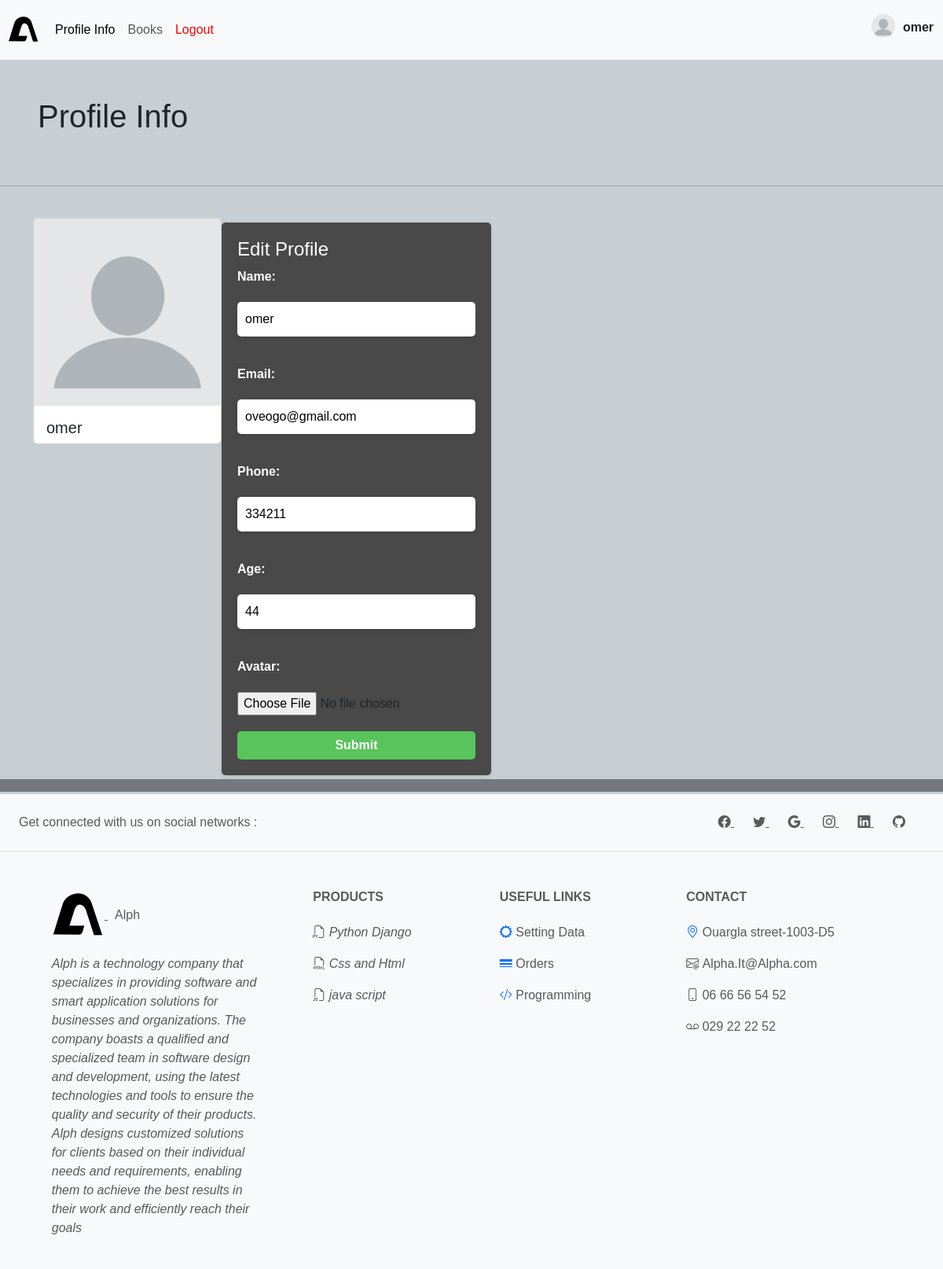
Screenshot of /profile/ (signed in) with the database file from the repository.
### bookstore/models.py (models this page shows, shortened)
class Customer(models.Model):
    user = models.OneToOneField(User, null=True , on_delete = models.CASCADE)
    name = models.CharField(max_length=190, null=True)
    email =  models.CharField(max_length=190, null=True)
    phone  =  models.CharField(max_length=190, null=True)
    age  =  models.CharField(max_length=190, null=True)
    avatar = models.ImageField(blank=True,null=True,default="user.png")
    date_created =models.DateTimeField(auto_now_add=True, null=True)

### bookstore/views.py (the view)
# urls.py: path('profile/',views.profileInfo,name="profile_info"),
@login_required(login_url='/login')
def profileInfo(request):
    customer = request.user.customer
    form= Customerform(instance=customer)
    if request.method == 'POST':
       form = Customerform(request.POST,request.FILES, instance=customer)
       if form.is_valid():
           form.save()
           return redirect('/profile')
    context = {'form':form}
    return render(request,'bookstore/profile_info.html',context)

### bookstore/forms.py
class Customerform(ModelForm):
    class Meta:
        model = Customer
        fields = '__all__'
        exclude = ['user','status']

### bookstore/templates/bookstore/profile_info.html (shortened to what this page needs)
{% extends 'bookstore/main.html' %}
{% block conntnt %}
<h1 class="p-5">Profile Info</h1>
<hr>
<div class="container d-flex">
   <div class="card mt-4" style="width: 15rem; height:18rem;">
    {% if request.user.customer.avatar %}
          <img src="{{request.user.customer.avatar.url}}" class="card-img-top" alt="...">
     {% else %}
     <img class="card-img-top" alt="...">
    {% endif %}
    <div class="card-body">
      <h5 class="card-title">{{request.user.customer.name}}</h5>
    </div>
   </div>
    <div>
      <form method="POST"  action="" enctype="multipart/form-data">
        <h4 style="color:white">Edit Profile</h4>
        {{form.as_p}}
        <button type="submit" class="btn btn-primary">Submit</button>
      </div>
</div>
{% endblock conntnt %}

### bookstore/templates/bookstore/navbar.html (shortened to what this page needs)
{% load static %}
<nav class="navbar navbar-expand-lg bg-body-tertiary" style="
   background-color: red ;
">
    <div>
      <a href="#" target="_blank" class="" style="margin-left:10px">
        <image src="{% static 'images/icons8-alpha-67.png' %}" width"40" height="40">
       </a>
    </div>
    <div class="container-fluid">
      <div class="collapse navbar-collapse" id="navbarSupportedContent">
        <ul class="navbar-nav me-auto mb-2 mb-lg-0">
          <li class="nav-item">
            <a class="nav-link active" aria-current="page" href="{% url 'profile_info'%}">Profile Info</a>
          </li>
          <li class="nav-item">
            <a class="nav-link" href="{% url 'books'%}">Books</a>
          </li>
          <li class="nav-item">
            <a class="nav-link" href="{% url 'logout'%}" style="color:red">Logout</a>
          </li>
        </ul>
        <div style="display:flex;margin-bottom:20px ;margin-right:10px;margin-top:10px">
          {% if request.user.customer.avatar %}
          <img src="{{ request.user.customer.avatar.url }}" width="30" height="30" class="rounded-circle">
          {% else %}
          <img src="{% static 'images/user.png'%}" width="30" height="30" class="rounded-circle">
          {% endif %}
        </div>
        <div style="display:flex;">
            <p class="nav-link" href="#" style="color:#11334;margin-top:10px;font-weight: bold;" >{{request.user}}</p>
        </div>
      </div>
    </div>
  </nav>

### static/css/main.css (style rules this page uses)
body { background-color: rgb(199, 207, 213); font-family: 'Yanone Kaffeesatz', sans-serif; }
nav { background-color: #494949; height: ; }
form { max-width: 500px ; margin: 0 auto; padding: 20px; background-color: #494949; border-radius: 5px; box-shadow: 0 2px 5px #0000001a; margin-top: 30px; }
form label { color: white; }
label { display: block; font-weight: bold; margin-bottom: 20px; margin-top: 5px; }
input[type="text"], input[type="email"], textarea { width: 100%; padding: 10px; margin-bottom: 20px; border: none; border-radius: 5px; background-color: #fff; box-shadow: 0 2px 5px rgba(0, 0, 0, 0.1); resize: none; }
button[type="submit"] { display: block; width: 100%; padding: -5px; border: none; border-radius: 5px; background-color: #59c45b; color: #fff; font-weight: bold; cursor: pointer; margin-top: 20px; }

### rows the page displays
Customer: name "omer", email "oveogo@gmail.com", phone "334211", age "44"

### other values shown
{{ request.user }} "omer"
{{ request.user.customer.name }} "omer"
